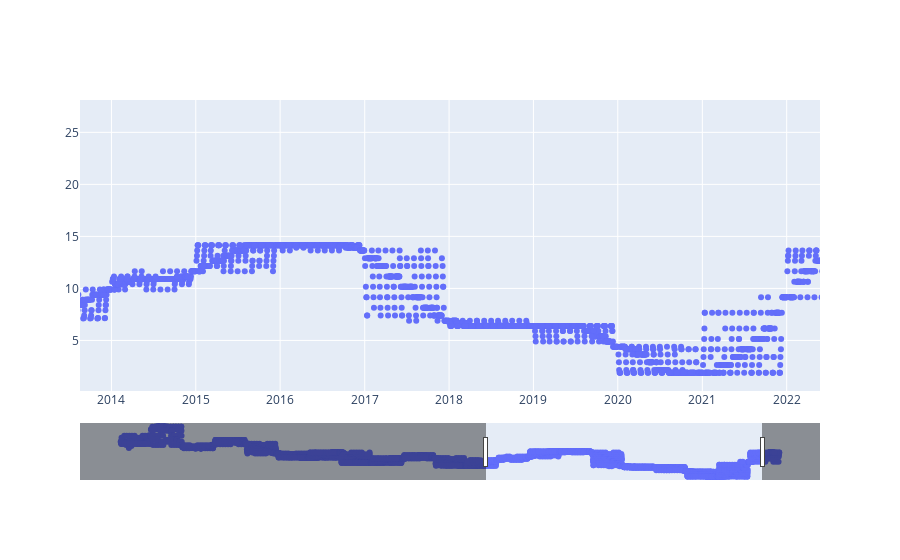

The notebook cell saved with this chart:
### Code cell
fig = go.Figure([go.Scatter(x=df['data'], y=selic, mode='markers')])
fig.update_layout(xaxis_rangeslider_visible=True)
fig.show()

### Figure 1 — Plotly figure (JSON) as saved in the notebook; plotly's stock layout.template omitted (floating-point values rounded to 4 significant figures; data arrays with more than 128 entries replaced by an {"elided": "..."} marker saying what was removed)
{"data": [{"mode": "markers", "type": "scatter", "x": {"elided": "5224 str values"}, "y": {"elided": "5224 float values"}}], "layout": {"autosize": true, "dragmode": "pan", "xaxis": {"autorange": false, "range": ["2013-08-17 22:21:34.3501", "2022-05-25 03:04:54.4291"], "rangeslider": {"autorange": true, "range": ["2000-09-22 06:21:11.5923", "2024-03-19 17:38:48.4077"], "visible": true, "yaxis": {"_template": null, "rangemode": "match"}}, "type": "date"}, "yaxis": {"autorange": true, "range": [-0.4542, 28.7], "type": "linear"}}}
